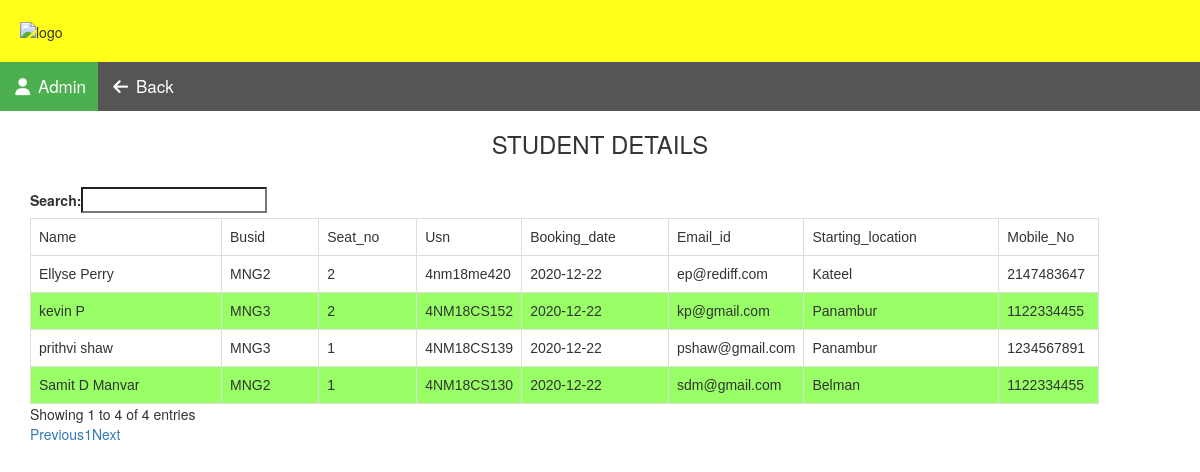
The page /studentdetails.php on the database as committed earlier.
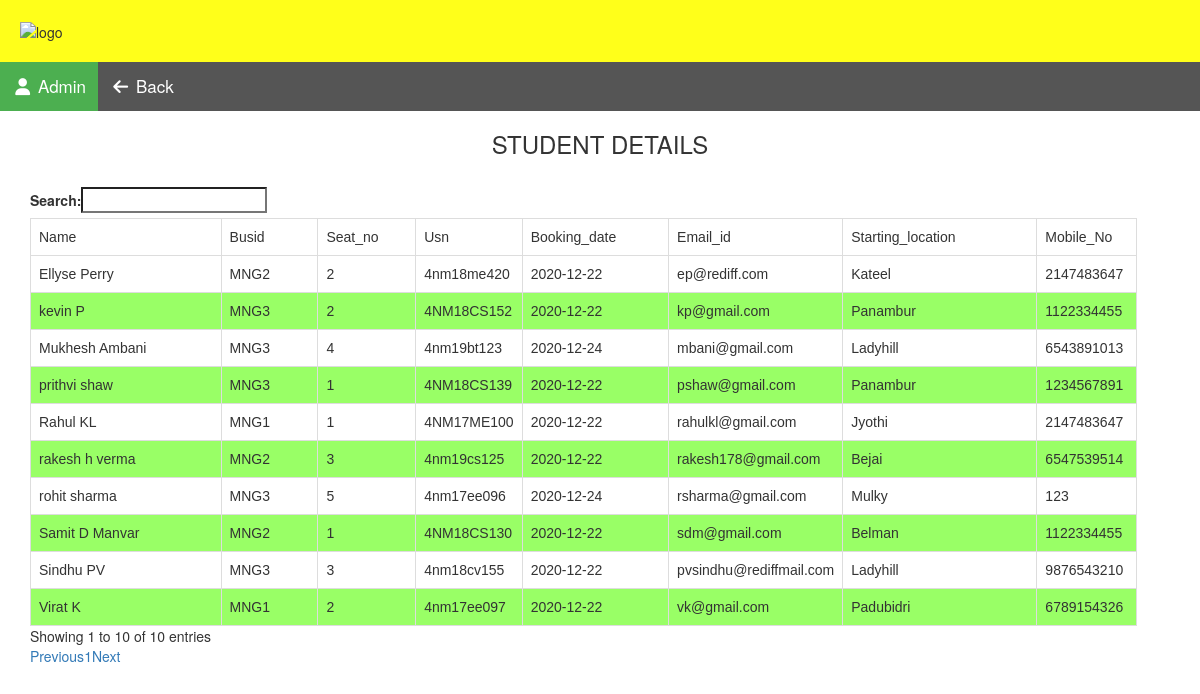
The same page on the database as committed later.
### tables this page shows
CREATE TABLE `booking_details` (
  `bus_id` varchar(255) NOT NULL,
  `seat_no` int(11) NOT NULL,
  `usn` varchar(255) NOT NULL,
  `booking_date` date NOT NULL,
  `email_id` varchar(255) NOT NULL,
  `starting_location` varchar(255) NOT NULL
);

CREATE TABLE `student` (
  `usn` varchar(255) NOT NULL,
  `name` varchar(255) NOT NULL,
  `dob` date NOT NULL,
  `year` varchar(255) NOT NULL,
  `branch` varchar(255) NOT NULL,
  `address` varchar(255) NOT NULL,
  `mobile_no` varchar(255) NOT NULL,
  `starting_location` varchar(255) NOT NULL,
  `email_id` varchar(255) NOT NULL,
  `gender` varchar(50) NOT NULL
);

### studentdetails.php (the view, shortened to what this page needs)
<?php
 $connect = mysqli_connect("localhost", "root", "", "bus_booking");
$sql = "SELECT * FROM student INNER JOIN booking_details ON student.usn = booking_details.usn";
 $result = mysqli_query($connect, $sql);
 ?>
 <!DOCTYPE html>
 <html>
      <head>
           <link rel="stylesheet" href="https://maxcdn.bootstrapcdn.com/bootstrap/3.3.6/css/bootstrap.min.css" />
           <link rel="stylesheet" href="https://cdn.datatables.net/1.10.12/css/dataTables.bootstrap.min.css" />
	  </head>
      <body>
<div class="header">
	<img src="photos/nittelogo.png" alt="logo" class="nittelogo"/>
	</div>
<div class="navbars">
    <a class="active" href="####"><i class="fa fa-fw fa-user"></i> Admin</a>
    <a href="adminportal.php"><i class="fa fa-fw fa-arrow-left"></i> Back</a>
</div>
           <div class="container" >
                <h3 align="center">STUDENT DETAILS</h3>
                <br />
                <div class="table-responsive">
                     <table id="customer_data" >
                          <thead>
                               <tr>
							   <td style="width:200px;">Name</td>
							   <td style="width:100px;">Busid</td>
							   <td style="width:100px;">Seat_no</td>
                                <td style="width:100px;">Usn</td>
									<td style="width:150px;">Booking_date</td>
                                    <td style="width:100px;">Email_id</td>
                                 <td style="width:200px;">Starting_location</td>
                                    <td style="width:100px;">Mobile_No</td>
                               </tr>
                          </thead>
                          <?php
                          while($row = mysqli_fetch_array($result))
                          {
                               echo '
                               <tr>
							   <td>'.$row["name"].'</td>
							  <td>'.$row["bus_id"].'</td>
                              <td>'.$row["seat_no"].'</td>
                                <td>'.$row["usn"].'</td>
                                    <td>'.$row["booking_date"].'</td>
									 <td>'.$row["email_id"].'</td>
									 <td>'.$row["starting_location"].'</td>
                                    <td>'.$row["mobile_no"].'</td>
</tr>
                               ';
                          }
                          ?>
					 </table>
                </div>
           </div>  <br>
      </body>
 </html>

Rows that differ between the two databases and show on the page:
added booking_details: usn.name "Rahul KL", bus "MNG1", seat_no "1", usn "4NM17ME100", booking_date "2020-12-22", email "rahulkl@gmail.com", starting_location "Jyothi", usn.mobile_no "2147483647"
added booking_details: usn.name "Virat K", bus "MNG1", seat_no "2", usn "4nm17ee097", booking_date "2020-12-22", email "vk@gmail.com", starting_location "Padubidri", usn.mobile_no "6789154326"
added booking_details: usn.name "rakesh h verma", bus "MNG2", seat_no "3", usn "4nm19cs125", booking_date "2020-12-22", email "rakesh178@gmail.com", starting_location "Bejai", usn.mobile_no "6547539514"
added booking_details: usn.name "Sindhu PV", bus "MNG3", seat_no "3", usn "4nm18cv155", booking_date "2020-12-22", email "pvsindhu@rediffmail.com", starting_location "Ladyhill", usn.mobile_no "9876543210"
added booking_details: usn.name "Mukhesh Ambani", bus "MNG3", seat_no "4", usn "4nm19bt123", booking_date "2020-12-24", email "mbani@gmail.com", starting_location "Ladyhill", usn.mobile_no "6543891013"
added booking_details: usn.name "rohit sharma", bus "MNG3", seat_no "5", usn "4nm17ee096", booking_date "2020-12-24", email "rsharma@gmail.com", starting_location "Mulky", usn.mobile_no "123"
Other text that changed with them:
text written by a page script: "Search: Showing 1 to 4 of 4 entries Previous 1 Next" → "Search: Showing 1 to 10 of 10 entries Previous 1 Next"
